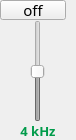
                 <widget class="QFrame" name="frame_91">
                  <property name="minimumSize">
                   <size>
                    <width>76</width>
                    <height>140</height>
                   </size>
                  </property>
                  <property name="maximumSize">
                   <size>
                    <width>76</width>
                    <height>140</height>
                   </size>
                  </property>
                  <property name="frameShape">
                   <enum>QFrame::NoFrame</enum>
                  </property>
                  <property name="frameShadow">
                   <enum>QFrame::Raised</enum>
                  </property>
                  <layout class="QVBoxLayout" name="verticalLayout_50">
                   <property name="spacing">
                    <number>0</number>
                   </property>
                   <property name="leftMargin">
                    <number>0</number>
                   </property>
                   <property name="topMargin">
                    <number>0</number>
                   </property>
                   <property name="rightMargin">
                    <number>0</number>
                   </property>
                   <property name="bottomMargin">
                    <number>0</number>
                   </property>
                   <item>
                    <widget class="QPushButton" name="switch_4000">
                     <property name="minimumSize">
                      <size>
                       <width>66</width>
                       <height>20</height>
                      </size>
                     </property>
                     <property name="maximumSize">
                      <size>
                       <width>65</width>
                       <height>20</height>
                      </size>
                     </property>
                     <property name="font">
                      <font>
                       <family>PF BeauSans Pro</family>
                       <pointsize>11</pointsize>
                       <bold>false</bold>
                      </font>
                     </property>
                     <property name="text">
                      <string>off</string>
                     </property>
                     <property name="checkable">
                      <bool>true</bool>
                     </property>
                     <property name="checked">
                      <bool>false</bool>
                     </property>
                    </widget>
                   </item>
                   <item alignment="Qt::AlignHCenter">
                    <widget class="QSlider" name="slider_4000">
                     <property name="enabled">
                      <bool>false</bool>
                     </property>
                     <property name="minimumSize">
                      <size>
                       <width>45</width>
                       <height>100</height>
                      </size>
                     </property>
                     <property name="minimum">
                      <number>-50</number>
                     </property>
                     <property name="maximum">
                      <number>50</number>
                     </property>
                     <property name="value">
                      <number>0</number>
                     </property>
                     <property name="orientation">
                      <enum>Qt::Vertical</enum>
                     </property>
                    </widget>
                   </item>
                   <item>
                    <widget class="QLabel" name="label_60">
                     <property name="font">
                      <font>
                       <family>PF BeauSans Pro</family>
                       <pointsize>10</pointsize>
                       <bold>true</bold>
                      </font>
                     </property>
                     <property name="styleSheet">
                      <string notr="true">color: #009b4a;</string>
                     </property>
                     <property name="text">
                      <string>4 kHz</string>
                     </property>
                     <property name="alignment">
                      <set>Qt::AlignHCenter|Qt::AlignTop</set>
                     </property>
                    </widget>
                   </item>
                  </layout>
                 </widget>
